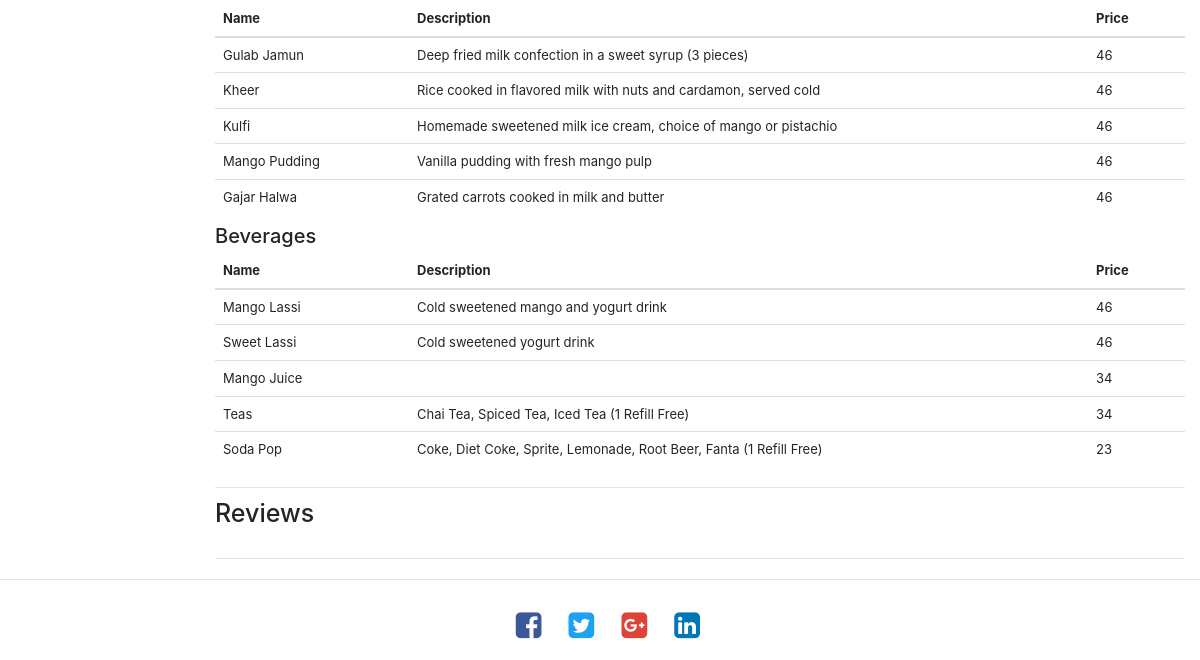
The page /rest_details.php?rest_id=322 (lower part) on the database as committed earlier.
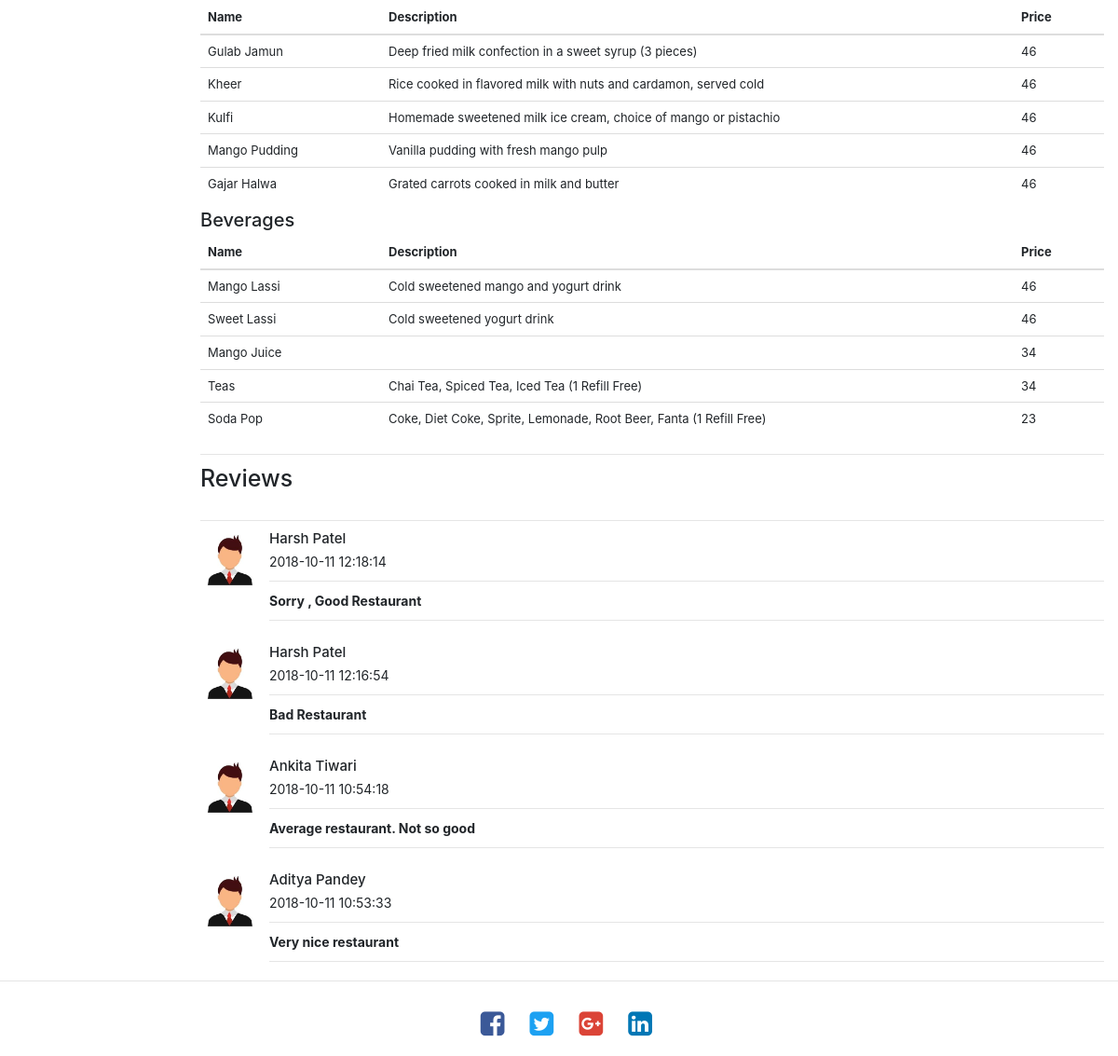
The same page on the database as committed later.
### tables this page shows
CREATE TABLE `review` (
  `rest_id` int(11) NOT NULL,
  `user_id` varchar(15) NOT NULL,
  `date_time` datetime NOT NULL DEFAULT CURRENT_TIMESTAMP ON UPDATE CURRENT_TIMESTAMP,
  `comment` text NOT NULL
);

CREATE TABLE `person` (
  `user_id` varchar(15) NOT NULL,
  `pwd` varchar(15) NOT NULL,
  `fname` varchar(15) NOT NULL,
  `lname` varchar(15) DEFAULT NULL,
  `email` varchar(25) NOT NULL,
  `contact` varchar(10) NOT NULL,
  `role` varchar(15) NOT NULL
);

### rest_details.php (the view, shortened to what this page needs)
<?php
include 'templates/header.php';
?>
<?php
include 'templates/db-con.php';
function addcss(){
	echo '<link rel="stylesheet" type="text/css" href="styles/rest_details.css">';
}
$rest_id=$_GET['rest_id'];
$sql = "select distinct category from menu";
$result = mysqli_query($conn, $sql);
$category = array();
if (mysqli_num_rows($result) != 0) {
	while($category_data = mysqli_fetch_assoc($result))
	{
		$category[] = $category_data['category'];
	}
}
?>
<div class="container-fluid">
<div class="row">
	<div class="col-sm-2">
	</div>
	<div class="col-sm-10">
		<div class="table-responsive" id="menu">
<?php
	foreach ($category as $cat){
		echo '<h2 id="';
		echo str_replace(' ', '-', $cat);
		echo '">';
		echo $cat;
		echo "</h2>";
		echo '<table class="table table-hover" id="menu-table">
				<colgroup>
					 <col span="1" style="width: 20%;">
					 <col span="1" style="width: 70%;">
					 <col span="1" style="width: 10%;">
  				</colgroup>
				<thead>
					<tr>
					  <th scope="col">Name</th>
					  <th scope="col">Description</th>
					  <th scope="col">Price</th>
					</tr>
				</thead>
				<tbody>';
		$sql = "SELECT item_name, description, price FROM menu WHERE category = '$cat'";
		$result = mysqli_query($conn, $sql);
		if (mysqli_num_rows($result) != 0) {
			while($menu_item = mysqli_fetch_assoc($result))
			{
				echo "<tr>
					  <td>";
				echo $menu_item['item_name'];
				echo "</td>
					  <td>";
				echo $menu_item['description'];
				echo "</td>
				 <td>";
				echo $menu_item['price'];
				echo "</td>
    				</tr>";
			}
		}
		echo '</tbody>
			</table>';
	}
?>
		</div>
        <hr>        <h1 id="reviews">Reviews</h1><br>
        <hr>
        <div id="read-reviews">
            <?php
                $sql = "select user_id, comment,date_time from review where rest_id = '$rest_id' ORDER BY date_time DESC;";
                $result = mysqli_query($conn, $sql);
                if (mysqli_num_rows($result) != 0) {
                    while($row = mysqli_fetch_assoc($result)){
                        $comment = $row['comment'];
                        $time = $row['date_time'];
                        $user_name = $row['user_id'];
                        $sql1 = "select fname, lname from person where user_id = '$user_name';";
                        $result1 = mysqli_query($conn, $sql1);
                        if (mysqli_num_rows($result) != 0) {
                            $row1 = mysqli_fetch_assoc($result1);
                            $fname = $row1['fname'];
                            $lname = $row1['lname'];?>
                            <div class="media">
                                <img class="mr-3" src="images/profile.jpeg" alt="Generic placeholder image" height="64px" width="64px">
                                    <div class="media-body">
                <h4 class="mt-0"><?php echo $fname.' '.$lname;?></h4>
                                        <p><?php echo $time;?></p><hr><strong><?php echo $comment;?></strong><hr>
            </div>
        </div>
            <?php
                        }
                    }
                }
            ?>
        </div>
	</div>
	</div>
		</div>
<hr>
<?php
include 'templates/footer.php';
?>

### templates/header.php (shortened to what this page needs)
<!DOCTYPE html>
<html>
	<head>
		<link rel="stylesheet" href="https://maxcdn.bootstrapcdn.com/bootstrap/3.3.7/css/bootstrap.min.css">
        <link href="//netdna.bootstrapcdn.com/bootstrap/3.0.1/css/bootstrap.min.css" rel="stylesheet" id="bootstrap-css">
        <link rel="stylesheet" href="https://maxcdn.bootstrapcdn.com/bootstrap/4.0.0/css/bootstrap.min.css">
		<link rel="stylesheet" href="https://cdnjs.cloudflare.com/ajax/libs/font-awesome/4.7.0/css/font-awesome.min.css">
		<link rel="stylesheet" type="text/css" href="styles/h.css">
		<?php addcss(); ?>
	</head>
<body>

### templates/footer.php
<div id="footer" class="footer">
	<a href="#" class="fa fa-facebook-square" title="Facebook"></a>
	<a href="#" class="fa fa-twitter-square" title="Twitter"></a>
	<a href="#" class="fa fa-google-plus-square" title="Google+"></a>
	<a href="#" class="fa fa-linkedin-square" title="LinkedIn"></a>
</div>
</body>
</html>

### styles/h.css (style rules this page uses)
#footer { position: relative; left: 0; bottom: 0; width: 100%; color: black; text-align: center; }
.fa { padding: 20px; font-size: 30px; width: 50px; text-align: center; text-decoration: none; }
.fa-facebook-square { color: #3B5998; }
.fa-google-plus-square { color: #DB4437; }
.fa-linkedin-square { color: #0077B5; }
.fa-twitter-square { color: #1DA1F2; }

### styles/rest_details.css (style rules this page uses)
table { font-size: 13px; }

### rest_details.php (style rules this page uses)
.media-body { font-size: 14px; }

Rows that differ between the two databases and show on the page:
added review: user.fname "Harsh", user.lname "Patel", date_time "2018-10-11 12:18:14", comment "Sorry , Good Restaurant"
added review: user.fname "Harsh", user.lname "Patel", date_time "2018-10-11 12:16:54", comment "Bad Restaurant"
added review: user.fname "Ankita", user.lname "Tiwari", date_time "2018-10-11 10:54:18", comment "Average restaurant. Not so good"
added review: user.fname "Aditya", user.lname "Pandey", date_time "2018-10-11 10:53:33", comment "Very nice restaurant"
